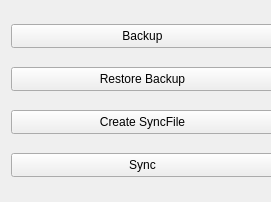
<?xml version="1.0" encoding="UTF-8"?>
<ui version="4.0">
 <class>ControlWidget</class>
 <widget class="QWidget" name="ControlWidget">
  <property name="geometry">
   <rect>
    <x>0</x>
    <y>0</y>
    <width>271</width>
    <height>202</height>
   </rect>
  </property>
  <property name="minimumSize">
   <size>
    <width>271</width>
    <height>202</height>
   </size>
  </property>
  <property name="windowTitle">
   <string>Form</string>
  </property>
  <layout class="QVBoxLayout" name="verticalLayout">
   <item>
    <widget class="KPushButton" name="m_backupButton">
     <property name="minimumSize">
      <size>
       <width>263</width>
       <height>24</height>
      </size>
     </property>
     <property name="text">
      <string>Backup</string>
     </property>
    </widget>
   </item>
   <item>
    <widget class="KPushButton" name="m_restoreBackupButton">
     <property name="minimumSize">
      <size>
       <width>263</width>
       <height>24</height>
      </size>
     </property>
     <property name="text">
      <string>Restore Backup</string>
     </property>
    </widget>
   </item>
   <item>
    <widget class="KPushButton" name="m_createSyncFileButton">
     <property name="minimumSize">
      <size>
       <width>263</width>
       <height>24</height>
      </size>
     </property>
     <property name="text">
      <string>Create SyncFile</string>
     </property>
    </widget>
   </item>
   <item>
    <widget class="KPushButton" name="m_syncButton">
     <property name="minimumSize">
      <size>
       <width>263</width>
       <height>24</height>
      </size>
     </property>
     <property name="text">
      <string>Sync</string>
     </property>
    </widget>
   </item>
  </layout>
 </widget>
 <customwidgets>
  <customwidget>
   <class>KPushButton</class>
   <extends>QPushButton</extends>
   <header>kpushbutton.h</header>
  </customwidget>
 </customwidgets>
 <resources/>
 <connections/>
</ui>
